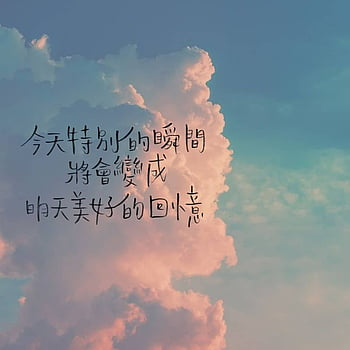
#> input picture happy.jpg, 350 x 350 px
$ python 'Basic image processing.py'
#> lines starting #> are read from the running program, lines starting #| are printed output that depends on the picture
import cv2

#load image
image=cv2.imread('happy.jpg')
#> image is the input picture: shape (350, 350, 3); mean B, G, R 146.1, 140.2, 134.2

#handling error if unable read the file
if image is None:
    print("image not found!")
    exit()

#show original image
cv2.imshow("Happy Life",image)
cv2.waitKey(0)  # 0 means 0 millisecond

#variation 1:resize using scaling
#smaller the size with 80%
#Clearer compared to cv2.INTER_AREA
smaller_my_image=cv2.resize(image,None,fx=1.2,fy=1.2,interpolation=cv2.INTER_LINEAR)
cv2.imshow("Smaller image",smaller_my_image)
cv2.waitKey(0)

#Clearer compared to cv2.INTER_LINEAR
smaller_my_image=cv2.resize(image,None,fx=1.2,fy=1.2,interpolation=cv2.INTER_CUBIC)
cv2.imshow("Smaller image",smaller_my_image)
cv2.waitKey(0)

#variation 2:resize using resolution/pixel
new_width=800
new_height=800
resize_img=cv2.resize(image,(new_width,new_height),interpolation=cv2.INTER_CUBIC)
cv2.imshow("Resized image",resize_img)
cv2.waitKey(0)

resize_img=cv2.resize(image,(new_width,new_height),interpolation=cv2.INTER_NEAREST)
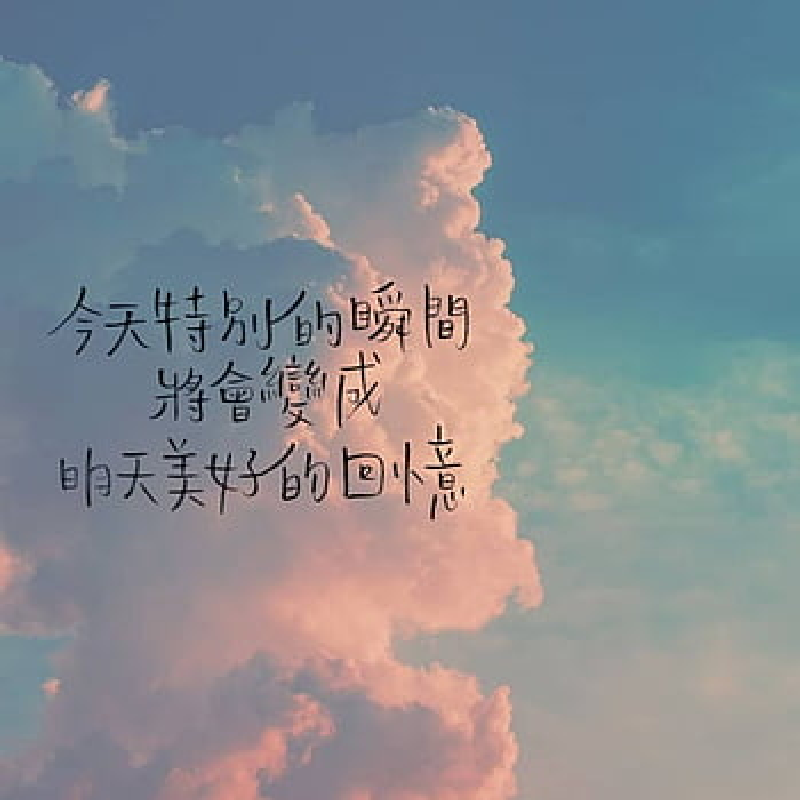
#> resize_img: shape (800, 800, 3); mean B, G, R 146, 140.1, 134.2
cv2.imshow("Resized image",resize_img)
cv2.waitKey(0)
